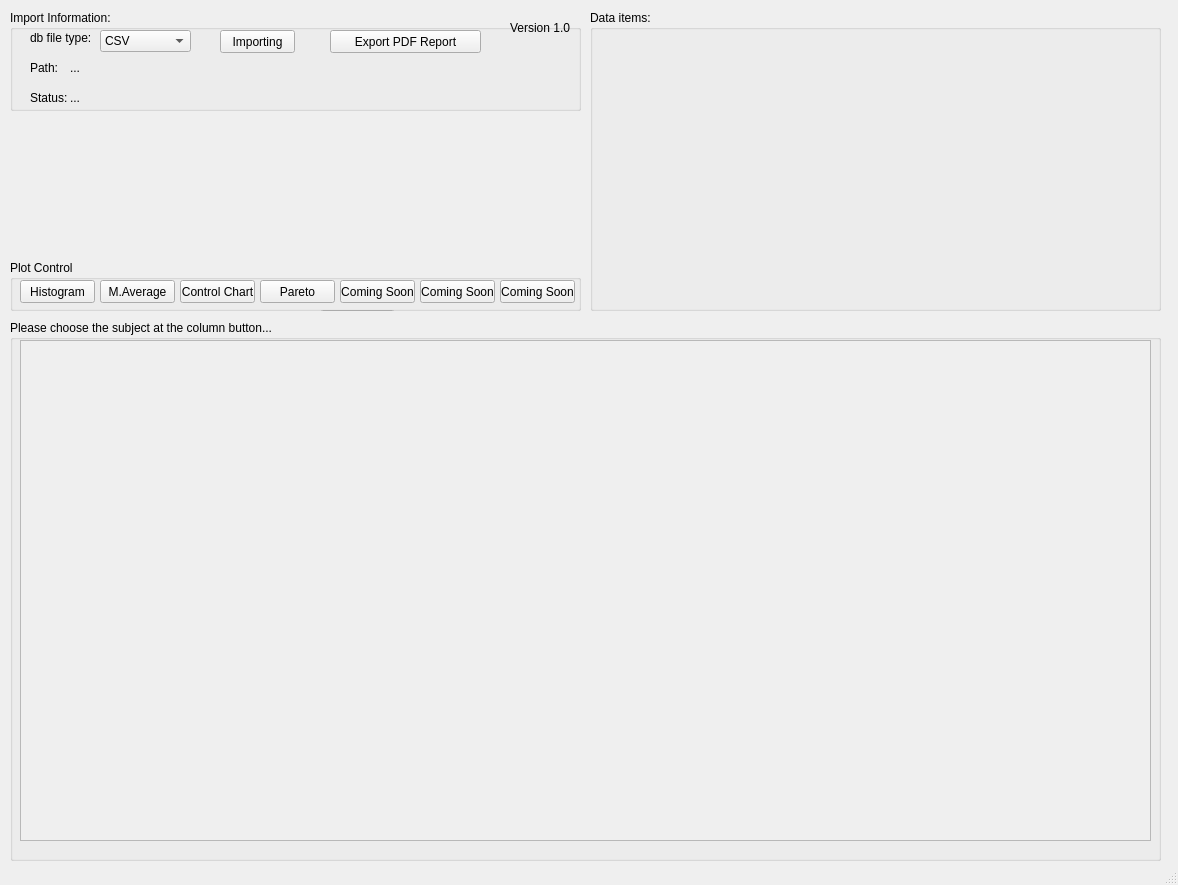
<?xml version="1.0" encoding="UTF-8"?>
<ui version="4.0">
 <class>MainWindow</class>
 <widget class="QMainWindow" name="MainWindow">
  <property name="geometry">
   <rect>
    <x>0</x>
    <y>0</y>
    <width>1178</width>
    <height>885</height>
   </rect>
  </property>
  <property name="windowTitle">
   <string>MainWindow</string>
  </property>
  <widget class="QWidget" name="centralwidget">
   <widget class="QGroupBox" name="groupBox">
    <property name="geometry">
     <rect>
      <x>10</x>
      <y>10</y>
      <width>571</width>
      <height>101</height>
     </rect>
    </property>
    <property name="title">
     <string>Import Information:</string>
    </property>
    <widget class="QLabel" name="label">
     <property name="geometry">
      <rect>
       <x>20</x>
       <y>20</y>
       <width>111</width>
       <height>16</height>
      </rect>
     </property>
     <property name="text">
      <string>db file type:</string>
     </property>
    </widget>
    <widget class="QLabel" name="label_2">
     <property name="geometry">
      <rect>
       <x>20</x>
       <y>50</y>
       <width>111</width>
       <height>16</height>
      </rect>
     </property>
     <property name="text">
      <string>Path:</string>
     </property>
    </widget>
    <widget class="QLabel" name="label_3">
     <property name="geometry">
      <rect>
       <x>20</x>
       <y>80</y>
       <width>61</width>
       <height>16</height>
      </rect>
     </property>
     <property name="text">
      <string>Status:</string>
     </property>
    </widget>
    <widget class="QLabel" name="label_4">
     <property name="geometry">
      <rect>
       <x>60</x>
       <y>50</y>
       <width>401</width>
       <height>16</height>
      </rect>
     </property>
     <property name="text">
      <string>...</string>
     </property>
    </widget>
    <widget class="QComboBox" name="comboBox">
     <property name="geometry">
      <rect>
       <x>90</x>
       <y>20</y>
       <width>91</width>
       <height>22</height>
      </rect>
     </property>
     <item>
      <property name="text">
       <string>CSV</string>
      </property>
     </item>
     <item>
      <property name="text">
       <string>XML</string>
      </property>
     </item>
     <item>
      <property name="text">
       <string>DBS</string>
      </property>
     </item>
    </widget>
    <widget class="QPushButton" name="pushButton_2">
     <property name="geometry">
      <rect>
       <x>210</x>
       <y>20</y>
       <width>75</width>
       <height>23</height>
      </rect>
     </property>
     <property name="text">
      <string>Importing</string>
     </property>
    </widget>
    <widget class="QLabel" name="label_5">
     <property name="geometry">
      <rect>
       <x>60</x>
       <y>80</y>
       <width>261</width>
       <height>16</height>
      </rect>
     </property>
     <property name="text">
      <string>...</string>
     </property>
    </widget>
    <widget class="QLabel" name="label_6">
     <property name="geometry">
      <rect>
       <x>500</x>
       <y>10</y>
       <width>111</width>
       <height>16</height>
      </rect>
     </property>
     <property name="text">
      <string>Version 1.0</string>
     </property>
    </widget>
    <widget class="QPushButton" name="pushButton_6">
     <property name="geometry">
      <rect>
       <x>320</x>
       <y>20</y>
       <width>151</width>
       <height>23</height>
      </rect>
     </property>
     <property name="text">
      <string>Export PDF Report</string>
     </property>
    </widget>
   </widget>
   <widget class="QGroupBox" name="groupBox_2">
    <property name="geometry">
     <rect>
      <x>10</x>
      <y>260</y>
      <width>571</width>
      <height>51</height>
     </rect>
    </property>
    <property name="title">
     <string>Plot Control</string>
    </property>
    <widget class="QPushButton" name="pushButton_7">
     <property name="geometry">
      <rect>
       <x>90</x>
       <y>20</y>
       <width>75</width>
       <height>23</height>
      </rect>
     </property>
     <property name="text">
      <string>M.Average</string>
     </property>
    </widget>
    <widget class="QPushButton" name="pushButton_8">
     <property name="geometry">
      <rect>
       <x>310</x>
       <y>50</y>
       <width>75</width>
       <height>23</height>
      </rect>
     </property>
     <property name="text">
      <string>Get Plot 2</string>
     </property>
    </widget>
    <widget class="QPushButton" name="pushButton_9">
     <property name="geometry">
      <rect>
       <x>170</x>
       <y>20</y>
       <width>75</width>
       <height>23</height>
      </rect>
     </property>
     <property name="text">
      <string>Control Chart</string>
     </property>
    </widget>
    <widget class="QPushButton" name="pushButton_10">
     <property name="geometry">
      <rect>
       <x>410</x>
       <y>20</y>
       <width>75</width>
       <height>23</height>
      </rect>
     </property>
     <property name="text">
      <string>Coming Soon</string>
     </property>
    </widget>
    <widget class="QPushButton" name="pushButton_11">
     <property name="geometry">
      <rect>
       <x>490</x>
       <y>20</y>
       <width>75</width>
       <height>23</height>
      </rect>
     </property>
     <property name="text">
      <string>Coming Soon</string>
     </property>
    </widget>
    <widget class="QPushButton" name="pushButton_5">
     <property name="geometry">
      <rect>
       <x>10</x>
       <y>20</y>
       <width>75</width>
       <height>23</height>
      </rect>
     </property>
     <property name="text">
      <string>Histogram</string>
     </property>
    </widget>
    <widget class="QPushButton" name="pushButton_3">
     <property name="geometry">
      <rect>
       <x>330</x>
       <y>20</y>
       <width>75</width>
       <height>23</height>
      </rect>
     </property>
     <property name="text">
      <string>Coming Soon</string>
     </property>
    </widget>
    <widget class="QPushButton" name="pushButton_4">
     <property name="geometry">
      <rect>
       <x>250</x>
       <y>20</y>
       <width>75</width>
       <height>23</height>
      </rect>
     </property>
     <property name="text">
      <string>Pareto</string>
     </property>
    </widget>
   </widget>
   <widget class="QGroupBox" name="groupBox_3">
    <property name="geometry">
     <rect>
      <x>10</x>
      <y>320</y>
      <width>1151</width>
      <height>541</height>
     </rect>
    </property>
    <property name="title">
     <string>Please choose the subject at the column button...</string>
    </property>
    <widget class="QScrollArea" name="scrollArea">
     <property name="geometry">
      <rect>
       <x>10</x>
       <y>20</y>
       <width>1131</width>
       <height>501</height>
      </rect>
     </property>
     <property name="widgetResizable">
      <bool>true</bool>
     </property>
     <widget class="QWidget" name="scrollAreaWidgetContents">
      <property name="geometry">
       <rect>
        <x>0</x>
        <y>0</y>
        <width>1129</width>
        <height>499</height>
       </rect>
      </property>
      <widget class="MplWidget" name="MplWidget" native="true">
       <property name="geometry">
        <rect>
         <x>10</x>
         <y>10</y>
         <width>551</width>
         <height>471</height>
        </rect>
       </property>
      </widget>
      <widget class="MplWidget" name="MplWidget_2" native="true">
       <property name="geometry">
        <rect>
         <x>570</x>
         <y>10</y>
         <width>551</width>
         <height>471</height>
        </rect>
       </property>
      </widget>
     </widget>
    </widget>
   </widget>
   <widget class="QGroupBox" name="groupBox_4">
    <property name="geometry">
     <rect>
      <x>590</x>
      <y>10</y>
      <width>571</width>
      <height>301</height>
     </rect>
    </property>
    <property name="title">
     <string>Data items:</string>
    </property>
   </widget>
   <widget class="QWidget" name="widget" native="true">
    <property name="geometry">
     <rect>
      <x>10</x>
      <y>120</y>
      <width>571</width>
      <height>141</height>
     </rect>
    </property>
   </widget>
  </widget>
  <widget class="QMenuBar" name="menubar">
   <property name="geometry">
    <rect>
     <x>0</x>
     <y>0</y>
     <width>1178</width>
     <height>21</height>
    </rect>
   </property>
  </widget>
  <widget class="QStatusBar" name="statusbar"/>
 </widget>
 <customwidgets>
  <customwidget>
   <class>MplWidget</class>
   <extends>QWidget</extends>
   <header>mplwidget.h</header>
   <container>1</container>
  </customwidget>
 </customwidgets>
 <resources/>
 <connections/>
</ui>
